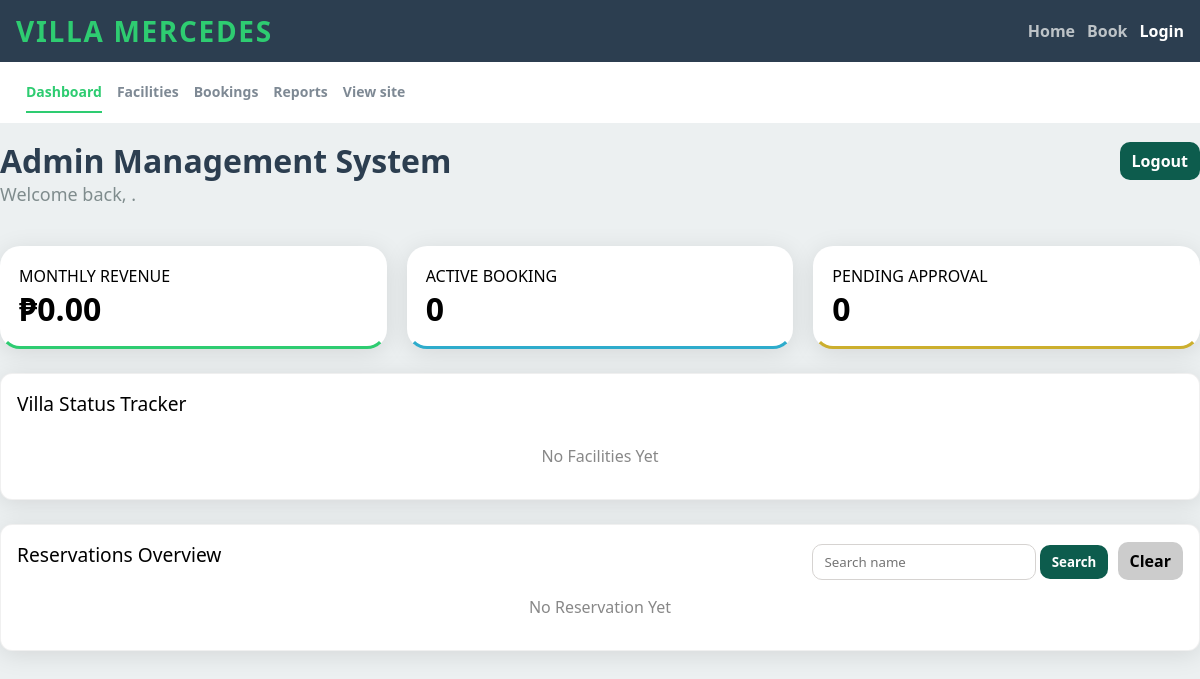
/admin/dashboard.php, run on an earlier commit of the app's database.
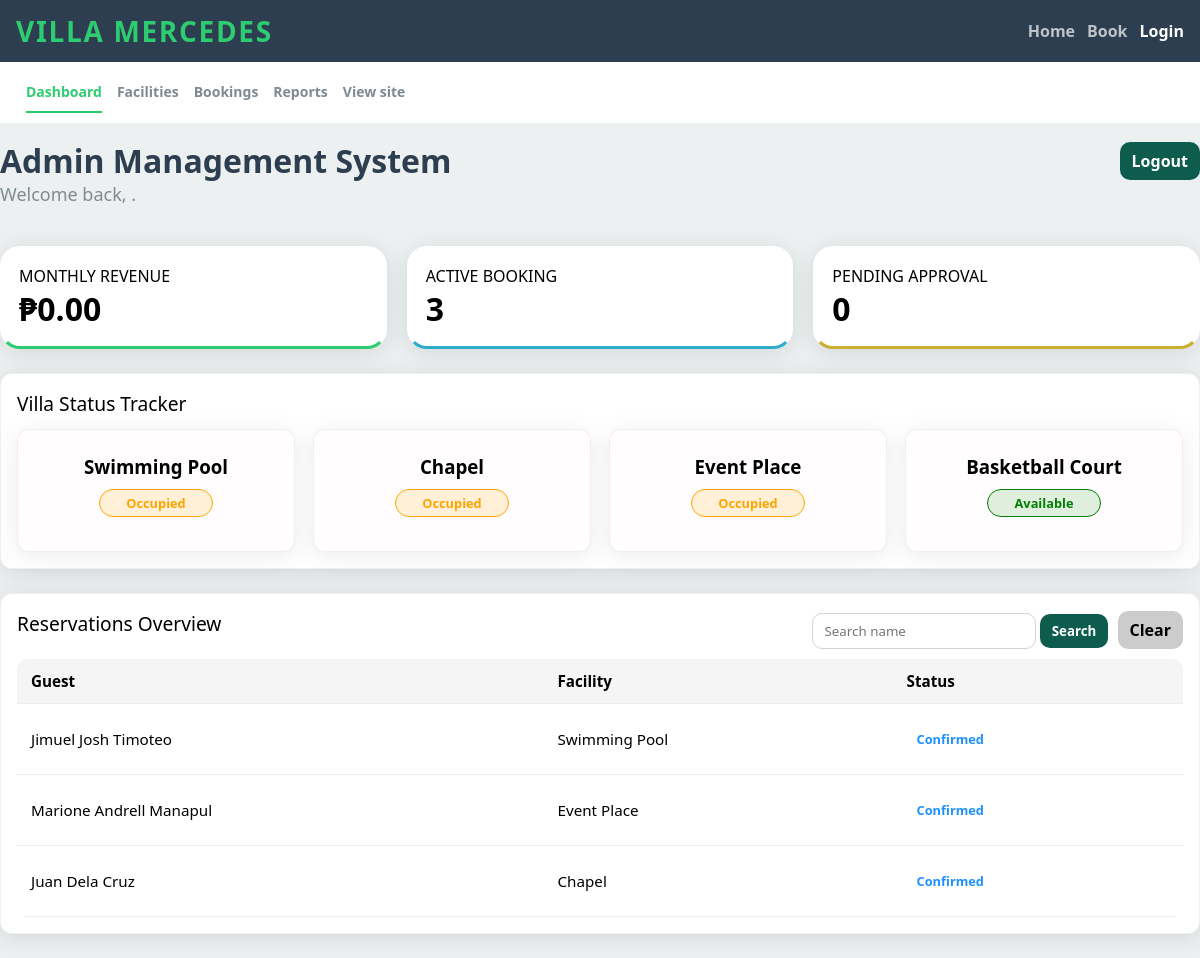
And on a later commit of the database.
### tables this page shows
CREATE TABLE IF NOT EXISTS `facilities` (
  `id` int NOT NULL AUTO_INCREMENT,
  `name` varchar(255) NOT NULL,
  `description` text NOT NULL,
  `image_filename` varchar(255) DEFAULT NULL,
  `capacity` int NOT NULL,
  `rate_amount` decimal(10,2) NOT NULL,
  `rate_unit` enum('Per Day','Per Session') NOT NULL,
  `created_at` timestamp NULL DEFAULT CURRENT_TIMESTAMP,
  PRIMARY KEY (`id`)
);

CREATE TABLE IF NOT EXISTS `bookings` (
  `id` int NOT NULL AUTO_INCREMENT,
  `guest_name` varchar(255) NOT NULL,
  `phone_number` varchar(50) NOT NULL,
  `facility_id` int NOT NULL,
  `date_start` date NOT NULL,
  `date_end` date NOT NULL,
  `notes` text,
  `status` varchar(50) DEFAULT 'Pending',
  `created_at` timestamp NULL DEFAULT CURRENT_TIMESTAMP,
  `payment_amount` decimal(10,2) DEFAULT '0.00',
  `payment_status` varchar(50) DEFAULT 'Unpaid',
  PRIMARY KEY (`id`),
  KEY `facility_id` (`facility_id`),
  CONSTRAINT `bookings_ibfk_1` FOREIGN KEY (`facility_id`) REFERENCES `facilities` (`id`) ON DELETE CASCADE
);

### utils/helper.php (called while the page is built, shortened)
<?php
function e(?string $value): string
{
    return htmlspecialchars((string) $value, ENT_QUOTES | ENT_HTML5, 'UTF-8');
}

### admin/dashboard.php (the view, shortened to what the changed rows need)
<?php
require_once '../utils/helper.php';
$conn =connection();
$stmt = $conn->prepare("SELECT * FROM facilities");
$stmt->execute();
$result = $stmt->get_result();
$search = $_GET['name'] ?? '';
if ($search !== '') {
    $recentStmt = $conn->prepare("
        SELECT b.*, f.name AS facility_name
        FROM bookings b
        LEFT JOIN facilities f ON b.facility_id = f.id
        WHERE b.guest_name LIKE ?
        ORDER BY b.id DESC
        LIMIT 5
    ");
    $likeSearch = "%$search%";
    $recentStmt->bind_param("s", $likeSearch);
} else {
    $recentStmt = $conn->prepare("
        SELECT b.*, f.name AS facility_name
        FROM bookings b
        LEFT JOIN facilities f ON b.facility_id = f.id
        ORDER BY b.id DESC
        LIMIT 5
    ");
}
$recentStmt->execute();
$recentResult = $recentStmt->get_result();
$revenueStmt = $conn->prepare("
    SELECT SUM(payment_amount) AS total_revenue
    FROM bookings
    WHERE status = 'Completed'
    AND payment_status = 'Paid'
    AND MONTH(created_at) = MONTH(CURDATE())
    AND YEAR(created_at) = YEAR(CURDATE())
");
$revenueStmt->execute();
$revenueResult = $revenueStmt->get_result()->fetch_assoc();
$total_revenue = $revenueResult['total_revenue'] ?? 0;
$activeStmt = $conn->prepare("
    SELECT COUNT(*) AS total
    FROM bookings
    WHERE status = 'Confirmed'
");
$activeStmt->execute();
$activeResult = $activeStmt->get_result()->fetch_assoc();
$active_booking = $activeResult['total'];
$pendingStmt = $conn->prepare("
    SELECT COUNT(*) AS total
    FROM bookings
    WHERE status = 'Pending'
");
$pendingStmt->execute();
$pendingResult = $pendingStmt->get_result()->fetch_assoc();
$pending_approval = $pendingResult['total'];
$today = date('Y-m-d');
$bookingStmt = $conn->prepare("
    SELECT facility_id
    FROM bookings
    WHERE status = 'Confirmed'
    AND DATE(date_start) <= ?
    AND DATE(date_end) >= ?
");
$bookingStmt->bind_param("ss", $today, $today);
$bookingStmt->execute();
$bookingResult = $bookingStmt->get_result();
$occupiedFacilities = [];
while ($booking = $bookingResult->fetch_assoc()) {
    $occupiedFacilities[] = $booking['facility_id'];
}
?>
<!DOCTYPE html>
<html lang="en">
<head>
    <link rel="stylesheet" href="../resources/css/header-footer.css">
    <link rel="stylesheet" href="../resources/css/admin-nav.css">
    <link rel="stylesheet" href="../resources/css/dashboard.css">
</head>
<body>
    <main class="main-dashboard">
        <div class="container page-head">
            <div class="dashboard-title-block">
                <div class="h1-row">
                    <h1>Admin Management System</h1>
                </div>
            </div>
        </div>
        <div class="container summary-container">
            <div class="summary-card monthly">
                <h1><?= e('₱' . number_format($total_revenue, 2)) ?></h1>
            </div>
            <div class="summary-card active-booking">
                <p>ACTIVE BOOKING</p>
                <h1><?= $active_booking ?></h1>
            </div>
            <div class="summary-card pending">
                <h1><?= $pending_approval ?></h1>
            </div>
        </div>
        <div class="container facility-container">
            <div class="divider">
                <?php if($result->num_rows > 0): ?>
                    <?php while($row = $result->fetch_assoc()): ?>
                        <div class="facility-card">
                            <h3><?= e($row['name']) ?></h3>
                            <?php
                                $status = in_array($row['id'], $occupiedFacilities)
                                    ? 'Occupied'
                                    : 'Available';
                            ?>
                                <p class="status <?= $status ?>">
                                    <?= $status ?>
                                </p>
                        </div>
                    <?php endwhile;?>
                <?php else: ?>
                    <p class="no-data">No Facilities Yet</p>
                <?php endif; ?>
            </div>
        </div>
        <div class="container recent-reservation">
            <div class="reservation-table">
               <?php if ($recentResult->num_rows > 0): ?>
                    <table>
                        <thead>
                            <tr>
                                <th>Guest</th>
                                <th>Facility</th>
                                <th>Status</th>
                            </tr>
                        </thead>
                        <tbody>
                        <?php while ($row = $recentResult->fetch_assoc()): ?>
                            <tr>
                                <td><?= e($row['guest_name']) ?></td>
                                <td><?= e($row['facility_name']) ?></td>
                                <td>
                                    <span class="status <?= $row['status'] ?>">
                                        <?= e($row['status']) ?>
                                    </span>
                                </td>
                            </tr>
                        <?php endwhile; ?>
                        </tbody>
                    </table>
                        <?php else: ?>
                            <p class="no-data">No Reservation Yet</p>
                        <?php endif; ?>
                </div>
        </div>
    </main>
</body>
</html>

What changed in the data, as far as the page shows it:
added facilities: name "Swimming Pool", id "Occupied"
added facilities: name "Chapel", id "Occupied"
added facilities: name "Event Place", id "Occupied"
added facilities: name "Basketball Court", id "Available"
added bookings: guest_name "Jimuel Josh Timoteo", facility.name "Swimming Pool", status "Confirmed"
added bookings: guest_name "Marione Andrell Manapul", facility.name "Event Place", status "Confirmed"
added bookings: guest_name "Juan Dela Cruz", facility.name "Chapel", status "Confirmed"
Also different on the page:
$active_booking: "0" → "3"
text no longer shown: "No Facilities Yet No Reservation Yet"
text now shown: "Guest Facility Status"
